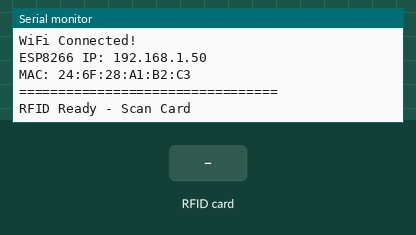
The sketch below on a simulated ESP8266 (NodeMCU). Parts: the last lines printed to the serial monitor. The test bench sets the inputs (shaded band). WiFi joins after 1.5 s; servers stay silent unless stated; uploads are accepted with an empty reply.

Above: at 5.7 s.
5.8 s: RFID card 12 34 56 78 held to the reader
At 7.0 s:
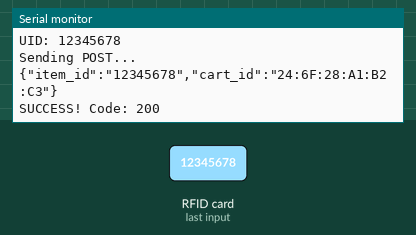
7.3 s: RFID card 5E 7A 19 C4 held to the reader
At 8.18 s:
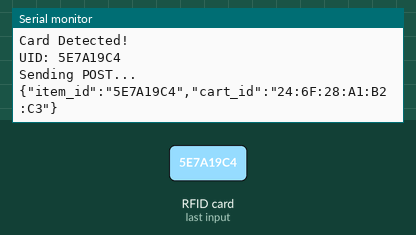

Measured:
- after the input at 5.8 s, the serial monitor: prints a new line at once (image 1)
- after the input at 7.3 s, the serial monitor: prints a new line after 0.73 s (image 2)

The sketch:

sketch_sep3a.ino
```cpp
#include <ESP8266WiFi.h>
#include <ESP8266HTTPClient.h>
#include <MFRC522v2.h>
#include <MFRC522DriverSPI.h>
#include <MFRC522DriverPinSimple.h>
#include <MFRC522Debug.h>

const char* ssid      = "ESPTEST";
const char* password  = "12345678";
const char* serverUrl = "http://10.136.140.78:5001/scan"; // Your Mac IP : port 5001

MFRC522DriverPinSimple ss_pin(15);
MFRC522DriverSPI driver{ss_pin};
MFRC522 mfrc522{driver};

void connectWiFi() {
  WiFi.mode(WIFI_STA);
  WiFi.disconnect();
  delay(1000);
  WiFi.begin(ssid, password);

  Serial.println("=================================");
  Serial.println("Connecting to WiFi...");
  Serial.print("SSID: ");
  Serial.println(ssid);

  int attempts = 0;
  while (WiFi.status() != WL_CONNECTED && attempts < 30) {
    delay(500);
    Serial.print(".");
    attempts++;
  }

  Serial.println();
  if (WiFi.status() == WL_CONNECTED) {
    Serial.println("WiFi Connected!");
    Serial.print("ESP8266 IP: ");
    Serial.println(WiFi.localIP());
    Serial.print("MAC: ");
    Serial.println(WiFi.macAddress());
    Serial.println("=================================");
  } else {
    Serial.println("WiFi Failed! Restarting...");
    delay(3000);
    ESP.restart();
  }
}

void sendPostRequest(String uid, String mac) {
  if (WiFi.status() != WL_CONNECTED) {
    Serial.println("WiFi not connected");
    return;
  }

  WiFiClient client;
  HTTPClient http;

  http.begin(client, serverUrl);
  http.addHeader("Content-Type", "application/json");
  http.setTimeout(10000);

  String jsonPayload = "{\"item_id\":\"" + uid + "\",\"cart_id\":\"" + mac + "\"}";

  Serial.println("Sending POST...");
  Serial.println(jsonPayload);

  int httpResponseCode = http.POST(jsonPayload);

  if (httpResponseCode > 0) {
    Serial.print("SUCCESS! Code: ");
    Serial.println(httpResponseCode);
    Serial.println(http.getString());
  } else {
    Serial.print("FAILED! Error: ");
    Serial.println(httpResponseCode);
    Serial.println(HTTPClient::errorToString(httpResponseCode));
  }

  http.end();
}

void setup() {
  Serial.begin(115200);
  delay(2000);
  Serial.println("ESP8266 Starting...");
  connectWiFi();
  mfrc522.PCD_Init();
  Serial.println("RFID Ready - Scan Card");
}

void loop() {
  if (WiFi.status() != WL_CONNECTED) {
    Serial.println("WiFi Lost! Reconnecting...");
    connectWiFi();
  }

  if (!mfrc522.PICC_IsNewCardPresent()) return;
  if (!mfrc522.PICC_ReadCardSerial()) return;

  String uidStr = "";
  for (byte i = 0; i < mfrc522.uid.size; i++) {
    if (mfrc522.uid.uidByte[i] < 0x10) uidStr += "0";
    uidStr += String(mfrc522.uid.uidByte[i], HEX);
  }
  uidStr.toUpperCase();

  String macAddr = WiFi.macAddress();

  Serial.println();
  Serial.println("Card Detected!");
  Serial.print("UID: ");
  Serial.println(uidStr);

  sendPostRequest(uidStr, macAddr);
  delay(2000);
}
```
